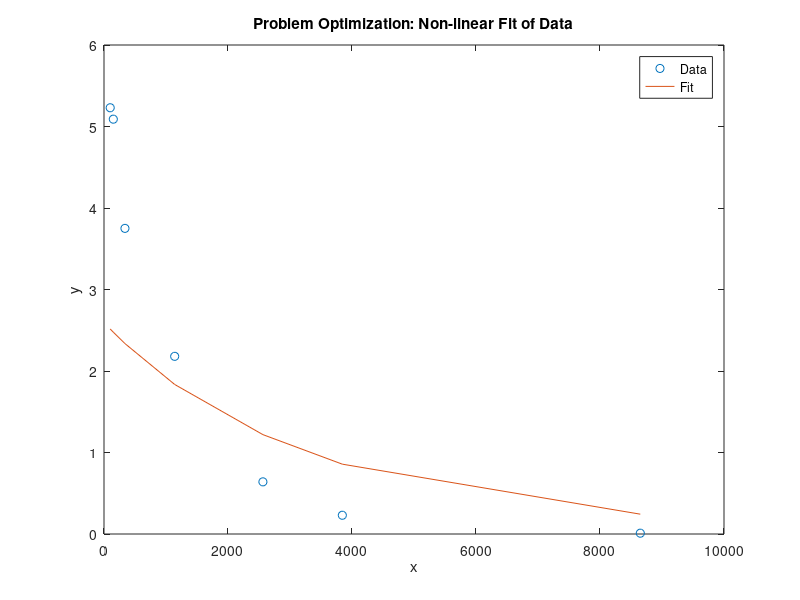

The MATLAB source for this figure:
function opt_nonlinfit()
xdata = [100 150 338 1140 2563 3844 8650];
ydata = [5.23 5.09 3.75 2.18 0.64 0.23 0.01];
% data provieded

guess =[2,2e-3,1e-3]; % initial guess for optimization
par = fminunc(@func2,guess)
plot(xdata,ydata,'o',xdata,func1(par));
legend('Data','Fit');
xlabel('x');
ylabel('y');
title('Problem Optimization: Non-linear Fit of Data');

    function y = func1(x)  % evalutaion function
        y = x(1)./(x(2)+exp(x(3).*xdata));
    end
    function d = func2(x)  % function of squared difference
        yfit = func1(x);
        e = yfit-ydata;
        d = 1/2*dot(e,e);
    end
end
